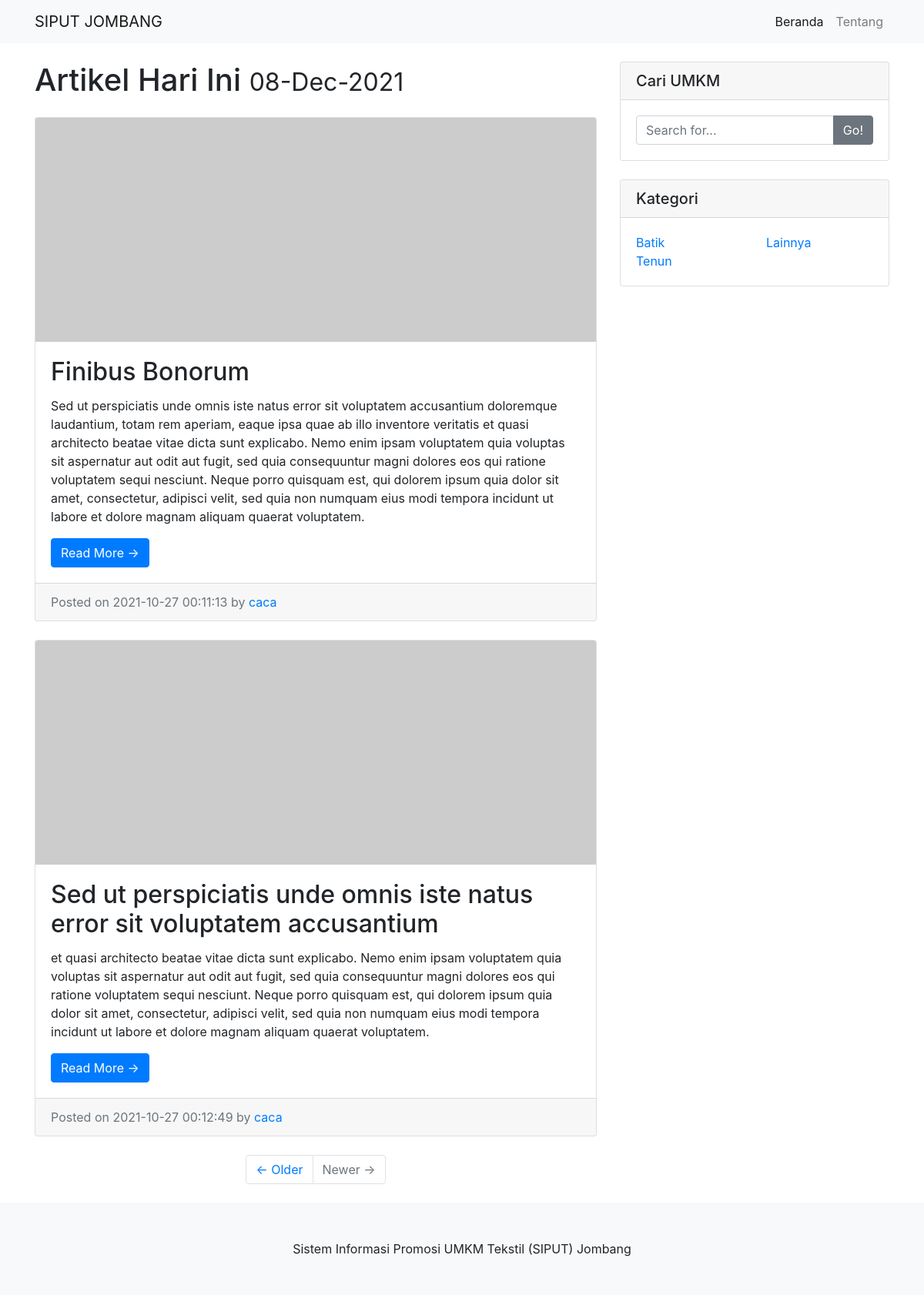
Screenshot of /beranda.php?user=1 (signed in) with the database file from the repository.
### tables this page shows
CREATE TABLE `tbl_artikel_admin` (
  `id_artikel_admin` int(11) NOT NULL,
  `username_admin` varchar(11) NOT NULL,
  `judul_artikel` text NOT NULL,
  `gambar_artikel` text NOT NULL,
  `caption_gambar_artikel` text NOT NULL,
  `isi_artikel` text NOT NULL,
  `tanggal_artikel` timestamp NOT NULL DEFAULT current_timestamp()
);

### beranda.php (the view, shortened to what this page needs)
<?php
include'koneksi.php';
if(isset($_SESSION['sesi']) && !empty($_SESSION['sesi'])){
?>
<!DOCTYPE html>
<html lang="en">
<head>
  <link href="vendor/bootstrap/css/bootstrap.min.css" rel="stylesheet">
  <link href="assets/css/blog-home.css" rel="stylesheet">
</head>
<body>
  <nav class="navbar navbar-expand-lg navbar-light bg-light fixed-top">
    <div class="container">
      <a class="navbar-brand" href="#">SIPUT JOMBANG</a>
      <div class="collapse navbar-collapse" id="navbarResponsive">
        <ul class="navbar-nav ml-auto">
          <li class="nav-item active">
            <a class="nav-link" href="#">Beranda
            </a>
          </li>
          <li class="nav-item">
            <a class="nav-link" href="#">Tentang</a>
          </li>
        </ul>
      </div>
    </div>
  </nav>
  <div class="container">
    <div class="row">
      <div class="col-md-8">
        <h1 class="my-4">Artikel Hari Ini
          <small><?php
            $tanggal= mktime(date("m"),date("d"),date("Y"));
            echo date("d-M-Y", $tanggal)."</b> ";
            ?>
        </small>
        </h1>
        <?php
          $batas = 5;
          extract($_GET);
          if(empty($hal)){
            $posisi = 0;
            $nomor = 1;
          }
          else {
            $posisi = ($hal - 1) * $batas;
            $nomor = $posisi+1;
          }
          if($_SERVER['REQUEST_METHOD'] == "POST"){
            $pencarian = trim(mysqli_real_escape_string($db, $_POST['pencarian']));
            if($pencarian != ""){
              $sql = "SELECT * FROM tbl_artikel_admin WHERE judul_artikel LIKE '%$pencarian%'";
              $query = $sql;
              $queryJml = $sql;
            }
            else {
              $query = "SELECT * FROM tbl_artikel_admin LIMIT $posisi, $batas";
              $queryJml = "SELECT * FROM tbl_artikel_admin";
              $no = $posisi * 1;
            }
          }
          else {
            $query = "SELECT * FROM tbl_artikel_admin LIMIT $posisi, $batas";
          }
          $q_tampil_anggota = mysqli_query($db, $query);
          if(mysqli_num_rows($q_tampil_anggota)>0)
          {
            while($r_tampil_anggota=mysqli_fetch_array($q_tampil_anggota)){
              ?>
              <div class="card mb-4">
                <img class="card-img-top" src="http://placehold.it/750x300" alt="Card image cap">
                <div class="card-body">
                  <h2 class="card-title"><?php echo $r_tampil_anggota['judul_artikel']; ?></h2>
                  <p class="card-text"><?php echo $r_tampil_anggota['isi_artikel']; ?></p>
                  <a href="beranda-detail-artikel.php?judul_artikel=<?php echo $r_tampil_anggota['judul_artikel'];?>" class="btn btn-primary">Read More &rarr;</a>
                </div>
                <div class="card-footer text-muted">
                  Posted on <?php echo $r_tampil_anggota['tanggal_artikel']; ?> by
                  <a href="#"><?php echo $r_tampil_anggota['username_admin']; ?></a>
                </div>
              </div>
            <?php $nomor++; }
          }
          else {
            echo "<p>Data Tidak Ditemukan<p>";
          }?>
        <ul class="pagination justify-content-center mb-4">
          <li class="page-item">
            <a class="page-link" href="#">&larr; Older</a>
          </li>
          <li class="page-item disabled">
            <a class="page-link" href="#">Newer &rarr;</a>
          </li>
        </ul>
      </div>
      <div class="col-md-4">
        <div class="card my-4">
          <h5 class="card-header">Cari UMKM</h5>
          <div class="card-body">
            <div class="input-group">
              <input type="text" class="form-control" placeholder="Search for...">
              <span class="input-group-append">
                <button class="btn btn-secondary" type="button">Go!</button>
              </span>
            </div>
          </div>
        </div>
        <div class="card my-4">
          <h5 class="card-header">Kategori</h5>
          <div class="card-body">
            <div class="row">
              <div class="col-lg-6">
                <ul class="list-unstyled mb-0">
                  <li>
                    <a href="#">Batik</a>
                  </li>
                  <li>
                    <a href="#">Tenun</a>
                  </li>
                </ul>
              </div>
              <div class="col-lg-6">
                <ul class="list-unstyled mb-0">
                  <li>
                    <a href="#">Lainnya</a>
                  </li>
                </ul>
              </div>
            </div>
          </div>
        </div>
      </div>
    </div>
  </div>
  <footer class="py-5 bg-light">
    <div class="container">
      <p class="m-0 text-center text-black">Sistem Informasi Promosi UMKM Tekstil (SIPUT) Jombang</p>
    </div>
  </footer>
</body>
</html>
<?php
}
else {
	echo "<script>
		alert('Anda Harus Login Dahulu!');
	</script>";
	header('location:login-umkm.php');
}
?>

### assets/css/blog-home.css (style rules this page uses)
body { padding-top: 56px; }

### rows the page displays
tbl_artikel_admin: judul_artikel "Finibus Bonorum", isi_artikel "Sed ut perspiciatis unde omnis iste natus error sit voluptatem accusantium doloremque laudantium, totam rem aperiam, eaque ipsa quae ab illo inventore veritatis et quasi architecto beatae vitae dicta sunt explicabo. Nemo enim ipsam voluptatem quia voluptas sit aspernatur aut odit aut fugit, sed quia consequuntur magni dolores eos qui ratione voluptatem sequi nesciunt. Neque porro quisquam est, qui dolorem ipsum quia dolor sit amet, consectetur, adipisci velit, sed quia non numquam eius modi tempora incidunt ut labore et dolore magnam aliquam quaerat voluptatem.", tanggal_artikel "2021-10-27 00:11:13", username_admin "caca"
tbl_artikel_admin: judul_artikel "Sed ut perspiciatis unde omnis iste natus error sit voluptatem accusantium", isi_artikel "et quasi architecto beatae vitae dicta sunt explicabo. Nemo enim ipsam voluptatem quia voluptas sit aspernatur aut odit aut fugit, sed quia consequuntur magni dolores eos qui ratione voluptatem sequi nesciunt. Neque porro quisquam est, qui dolorem ipsum quia dolor sit amet, consectetur, adipisci velit, sed quia non numquam eius modi tempora incidunt ut labore et dolore magnam aliquam quaerat voluptatem.", tanggal_artikel "2021-10-27 00:12:49", username_admin "caca"
